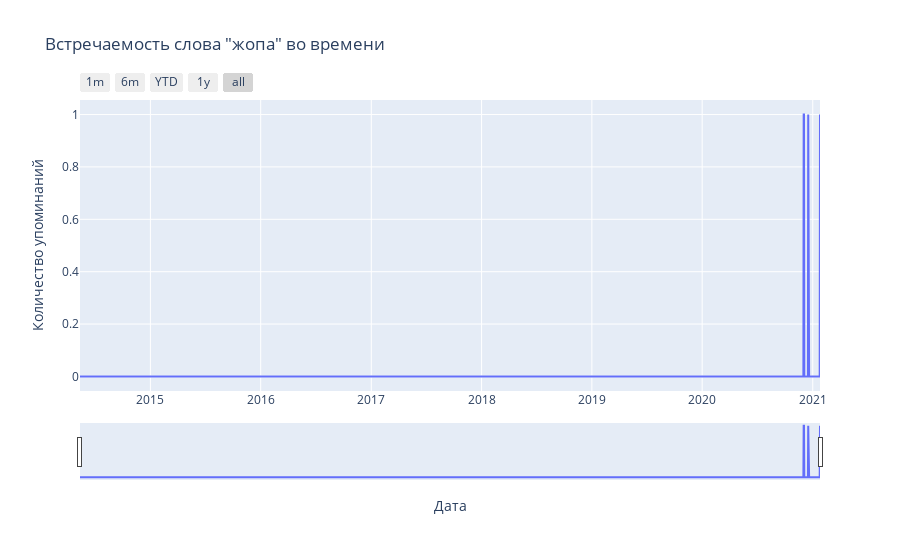

The code cell stored with this chart in its notebook:
### Code cell
test.word_in_time('жопа') #наложить второй график

### Figure 1 — Plotly figure (JSON) as saved in the notebook; plotly's stock layout.template omitted (floating-point values rounded to 4 significant figures; data arrays with more than 128 entries replaced by an {"elided": "..."} marker saying what was removed)
{"data": [{"hovertemplate": "Дата=%{x}<br>Количество упоминаний=%{y}<extra></extra>", "legendgroup": "", "line": {"color": "#636efa", "dash": "solid"}, "mode": "lines", "name": "", "orientation": "v", "showlegend": false, "type": "scatter", "x": {"elided": "131 str values"}, "xaxis": "x", "y": {"elided": "131 int values"}, "yaxis": "y"}], "layout": {"legend": {"tracegroupgap": 0}, "title": {"text": "Встречаемость слова \"жопа\" во времени"}, "xaxis": {"anchor": "y", "domain": [0, 1], "rangeselector": {"buttons": [{"count": 1, "label": "1m", "step": "month", "stepmode": "backward"}, {"count": 6, "label": "6m", "step": "month", "stepmode": "backward"}, {"count": 1, "label": "YTD", "step": "year", "stepmode": "todate"}, {"count": 1, "label": "1y", "step": "year", "stepmode": "backward"}, {"step": "all"}]}, "rangeslider": {"visible": true}, "title": {"text": "Дата"}}, "yaxis": {"anchor": "x", "domain": [0, 1], "title": {"text": "Количество упоминаний"}}}}
